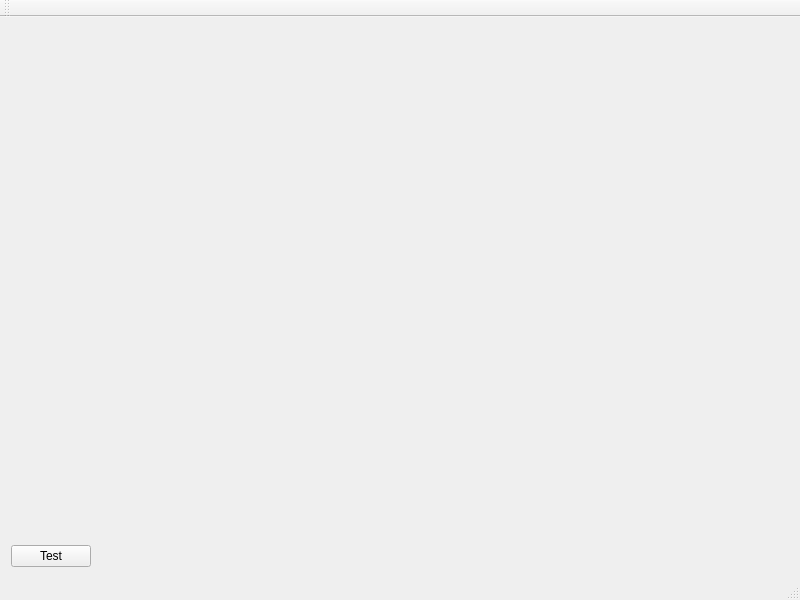
<?xml version="1.0" encoding="UTF-8"?>
<ui version="4.0">
 <class>MainWindow</class>
 <widget class="QMainWindow" name="MainWindow">
  <property name="geometry">
   <rect>
    <x>0</x>
    <y>0</y>
    <width>800</width>
    <height>600</height>
   </rect>
  </property>
  <property name="minimumSize">
   <size>
    <width>800</width>
    <height>0</height>
   </size>
  </property>
  <property name="windowTitle">
   <string>MainWindow</string>
  </property>
  <widget class="QWidget" name="centralWidget">
   <layout class="QFormLayout" name="formLayout">
    <item row="0" column="0" colspan="2">
     <widget class="QStackedWidget" name="stackedWidget">
      <property name="sizePolicy">
       <sizepolicy hsizetype="Maximum" vsizetype="Preferred">
        <horstretch>1</horstretch>
        <verstretch>0</verstretch>
       </sizepolicy>
      </property>
      <property name="minimumSize">
       <size>
        <width>300</width>
        <height>300</height>
       </size>
      </property>
      <property name="palette">
       <palette>
        <active>
         <colorrole role="Base">
          <brush brushstyle="SolidPattern">
           <color alpha="255">
            <red>255</red>
            <green>255</green>
            <blue>255</blue>
           </color>
          </brush>
         </colorrole>
         <colorrole role="Window">
          <brush brushstyle="SolidPattern">
           <color alpha="255">
            <red>145</red>
            <green>145</green>
            <blue>145</blue>
           </color>
          </brush>
         </colorrole>
        </active>
        <inactive>
         <colorrole role="Base">
          <brush brushstyle="SolidPattern">
           <color alpha="255">
            <red>255</red>
            <green>255</green>
            <blue>255</blue>
           </color>
          </brush>
         </colorrole>
         <colorrole role="Window">
          <brush brushstyle="SolidPattern">
           <color alpha="255">
            <red>145</red>
            <green>145</green>
            <blue>145</blue>
           </color>
          </brush>
         </colorrole>
        </inactive>
        <disabled>
         <colorrole role="Base">
          <brush brushstyle="SolidPattern">
           <color alpha="255">
            <red>145</red>
            <green>145</green>
            <blue>145</blue>
           </color>
          </brush>
         </colorrole>
         <colorrole role="Window">
          <brush brushstyle="SolidPattern">
           <color alpha="255">
            <red>145</red>
            <green>145</green>
            <blue>145</blue>
           </color>
          </brush>
         </colorrole>
        </disabled>
       </palette>
      </property>
      <property name="currentIndex">
       <number>0</number>
      </property>
      <widget class="QWidget" name="viewfinderPage">
       <property name="sizePolicy">
        <sizepolicy hsizetype="Maximum" vsizetype="Maximum">
         <horstretch>0</horstretch>
         <verstretch>0</verstretch>
        </sizepolicy>
       </property>
       <layout class="QGridLayout" name="gridLayout_5">
        <item row="0" column="0">
         <widget class="QCameraViewfinder" name="viewfinder" native="true">
          <property name="sizePolicy">
           <sizepolicy hsizetype="Maximum" vsizetype="Maximum">
            <horstretch>0</horstretch>
            <verstretch>0</verstretch>
           </sizepolicy>
          </property>
         </widget>
        </item>
       </layout>
      </widget>
      <widget class="QWidget" name="previewPage">
       <layout class="QGridLayout" name="gridLayout_4">
        <item row="0" column="0">
         <widget class="QLabel" name="lastImagePreviewLabel">
          <property name="sizePolicy">
           <sizepolicy hsizetype="Preferred" vsizetype="MinimumExpanding">
            <horstretch>0</horstretch>
            <verstretch>0</verstretch>
           </sizepolicy>
          </property>
          <property name="frameShape">
           <enum>QFrame::Box</enum>
          </property>
          <property name="text">
           <string/>
          </property>
         </widget>
        </item>
       </layout>
      </widget>
     </widget>
    </item>
    <item row="1" column="0">
     <widget class="QPushButton" name="pushButton">
      <property name="maximumSize">
       <size>
        <width>200</width>
        <height>16777215</height>
       </size>
      </property>
      <property name="text">
       <string>Test</string>
      </property>
     </widget>
    </item>
   </layout>
  </widget>
  <widget class="QRadMenu" name="menuBar">
   <property name="geometry">
    <rect>
     <x>0</x>
     <y>0</y>
     <width>800</width>
     <height>21</height>
    </rect>
   </property>
  </widget>
  <widget class="QToolBar" name="mainToolBar">
   <attribute name="toolBarArea">
    <enum>TopToolBarArea</enum>
   </attribute>
   <attribute name="toolBarBreak">
    <bool>false</bool>
   </attribute>
  </widget>
  <widget class="QStatusBar" name="statusBar"/>
 </widget>
 <layoutdefault spacing="6" margin="11"/>
 <customwidgets>
  <customwidget>
   <class>QCameraViewfinder</class>
   <extends>QWidget</extends>
   <header>qcameraviewfinder.h</header>
   <container>1</container>
  </customwidget>
  <customwidget>
   <class>QRadMenu</class>
   <extends>QMenuBar</extends>
   <header location="global">qradmenu.h</header>
  </customwidget>
 </customwidgets>
 <resources/>
 <connections/>
</ui>
